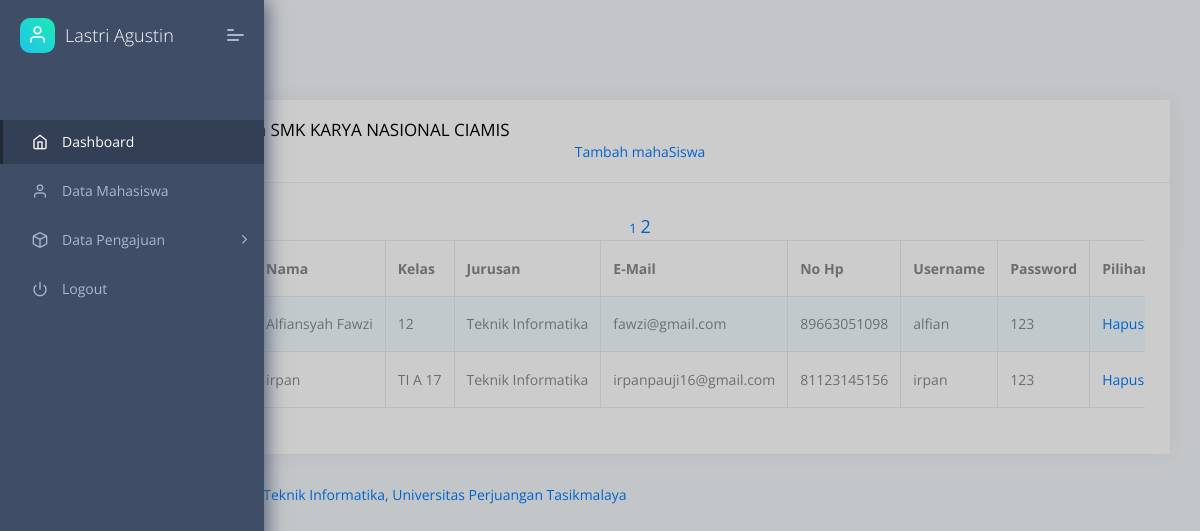
The app's page /datamahasiswa.php?halaman=2 (signed in) with its own data.
### tables this page shows
CREATE TABLE `mahasiswa` (
  `id_mahasiswa` int(10) NOT NULL,
  `nis` varchar(20) NOT NULL,
  `namamahasiswa` varchar(50) NOT NULL,
  `kelas` varchar(20) NOT NULL,
  `jurusan` varchar(50) NOT NULL,
  `email` varchar(50) NOT NULL,
  `nohp` bigint(12) NOT NULL,
  `uname` varchar(50) NOT NULL,
  `pass` varchar(50) NOT NULL,
  `level` varchar(50) NOT NULL
);

### function1.php (called while the page is built, shortened)
<?php
$conn = mysqli_connect("localhost", "root", "", "dbkp");
function query($query) {
	global $conn;
	$result = mysqli_query($conn, $query);
	$rows = [];
	while ($row = mysqli_fetch_assoc($result)) {
		$rows[] = $row;
	}
	return $rows;
}
 ?>

### datamahasiswa.php (the view, shortened to what this page needs)
<?php
  require 'function1.php';
  $jumlahdataperhalaman = 10;
  $jumlahdata = count( query ("SELECT * FROM mahasiswa") );
  $jumlahhalaman = ceil($jumlahdata / $jumlahdataperhalaman );
  $halamanaktif = (isset($_GET["halaman"]) ) ? $_GET ["halaman"] : 1 ;
  $awaldata = ( $jumlahdataperhalaman * $halamanaktif ) - $jumlahdataperhalaman;
  $pkl = query("SELECT * FROM mahasiswa LIMIT $awaldata, $jumlahdataperhalaman");
 ?>
<?php include('navbar_admin.php'); ?>
<div class="pcoded-main-container">
    <div class="pcoded-wrapper">
    <div class="pcoded-content">
      <div class="content">
        <div class="row">
          <div class="col-md-12">
            <div class="card">
              <div class="card-header">
                <h5 class="card-category">Data mahaSiswa SMK KARYA NASIONAL CIAMIS</h5>
                <a href="tambahmahasiswa.php"> <center>Tambah mahaSiswa</center></a>
              </div>
              <div class="card-body">
                <div class="table-responsive">
                <table class="table table-striped table-bordered nowrap">
                <thead>
                      <tr>
                        <th width="4%">No</th>
                        <th>NIS</th>
                        <th>Nama</th>
                        <th>Kelas</th>
                        <th>Jurusan</th>
                        <th>E-Mail</th>
                        <th>No Hp</th>
                        <th>Username</th>
                        <th>Password</th>
                        <th>Pilihan</th>
                      </tr>
                    </thead>
                    <tbody>
                      <tr>
                      <?php $i=1; ?>
                      <?php foreach ($pkl as $row): ?>
                        <td><?php echo $i; ?></td>
                        <td><?php echo $row["nis"] ?></td>
                        <td><?php echo $row["namamahasiswa"] ?></td>
                        <td><?php echo $row["kelas"] ?></td>
                        <td><?php echo $row["jurusan"] ?></td>
                        <td><?php echo $row["email"] ?></td>
                        <td><?php echo $row["nohp"] ?></td>
                        <td><?php echo $row["uname"] ?></td>
                        <td><?php echo $row["pass"] ?></td>
                        <td><a href="hapus_mahasiswa.php?id_mahasiswa= <?php echo $row["id_mahasiswa"]; ?>" onclick="return confirm('Hapus Data mahaSiswa Ini?');">Hapus</a></td>
                      </tr>
                      <?php $i++; ?>
                      <?php endforeach; ?>
                    <center>
                        <?php for ( $h = 1; $h <= $jumlahhalaman; $h++ ) : ?>
                          <?php if ($h == $halamanaktif) : ?>
                            <a href="?halaman=<?= $h; ?>" style="font-size: large;"><?php echo $h; ?></a>
                          <?php else : ?>
                            <a href="?halaman=<?= $h; ?>" style="font-size: small;"><?php echo $h; ?></a>
                          <?php endif; ?>
                        <?php endfor; ?>
                    </center>
                    </tbody>
                </table>
                </div>
              </div>
            </div>
          </div>
        </div>
      </div>
      <footer class="footer">
        <div class="container-fluid">
          <div class="copyright" id="copyright">
            <a href="unper.ac.id" target="unper.ac.id">Teknik Informatika, Universitas Perjuangan Tasikmalaya</a>
          </div>
        </div>
      </footer>
</div>

### records on screen
mahasiswa: namamahasiswa "Alfiansyah Fawzi", kelas "12", jurusan "Teknik Informatika", email "fawzi@gmail.com", nohp "89663051098", uname "alfian", pass "123"
mahasiswa: namamahasiswa "irpan", kelas "TI A 17", jurusan "Teknik Informatika", email "irpanpauji16@gmail.com", nohp "81123145156", uname "irpan", pass "123"

### other values on screen
$_SESSION['namaadmin'] "Lastri Agustin"
